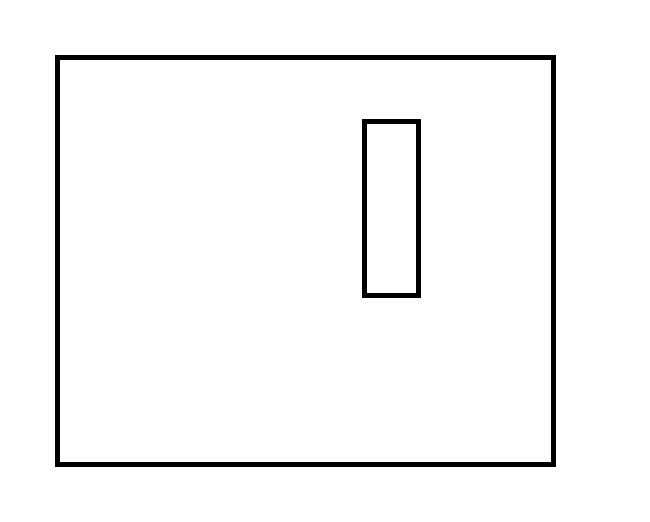
#> input picture legacy/shapeDetection/images/UZnbQ.png, 650 x 522 px; its folder holds only this picture in this run
$ python a.py
#> lines starting #> are read from the running program, lines starting #| are printed output that depends on the picture; after the words box and inside, x2 and y2 are one past the last pixel; in counts of white or black regions, pixels touching at a corner belong together
import numpy as np
import cv2, glob

i = 0
images_folder = glob.glob("images/*.png")
while (i < len(images_folder) and i >= 0):
    img_path = images_folder[i]
    print("Img path", img_path)
    image = cv2.imread(img_path)
#> image is the input picture: shape (522, 650, 3); 96.7% white; 2 black regions, box (x1, y1, x2, y2) and area: (55, 55, 556, 467) 9030, (362, 119, 421, 298) 2280

    orig = image.copy()
    gray = cv2.cvtColor(image, cv2.COLOR_BGR2GRAY) #GrayScaling
    gray = cv2.GaussianBlur(gray, (3, 3), 0) #Blurring
    edges = cv2.Canny(gray, 50, 200) #Edge detection
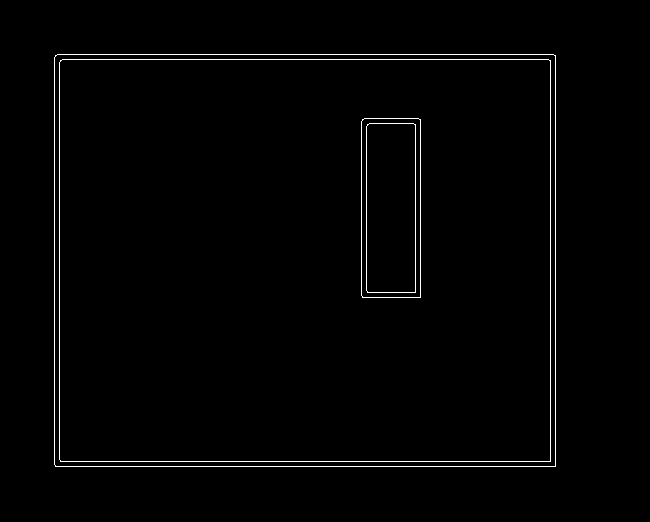
#> edges: shape (522, 650); 1.3% white in thin lines or dots, all inside (x1, y1, x2, y2) = (54, 54, 556, 467)

    # Finding and sorting contours based on contour area
    cnts = cv2.findContours(edges, cv2.RETR_LIST, cv2.CHAIN_APPROX_SIMPLE)
#> cnts = 8 contours; box (x1, y1, x2, y2) and area: (54, 54, 556, 467) 206405, (54, 54, 556, 467) 206403, (59, 59, 551, 462) 197375, (59, 59, 551, 462) 197373, (361, 118, 421, 298) 10554, (361, 118, 421, 298) 10552, (366, 123, 416, 293) 8274, (366, 123, 416, 293) 8272
    cnts = cnts[0] if len(cnts) == 2 else cnts[1]
    cnts = sorted(cnts, key = cv2.contourArea, reverse = True)[:6]
#> cnts = 6 contours; box (x1, y1, x2, y2) and area: (54, 54, 556, 467) 206405, (54, 54, 556, 467) 206403, (59, 59, 551, 462) 197375, (59, 59, 551, 462) 197373, (361, 118, 421, 298) 10554, (361, 118, 421, 298) 10552

    vertices = []
    for j, c in enumerate(cnts):
        if j == 0:
            # This is the largest contour
            # For overlapping case the largest one will be the only one contour
            peri = cv2.arcLength(cnts[j], True)
            approx = cv2.approxPolyDP(cnts[j], 0.02 * peri, True)
            vertices.append(approx)
        elif j < len(cnts) - 1:
            # Searches for any other inner contour
            # Also filters out close contours generated due to thick line
            if not np.isclose(cv2.contourArea(cnts[j]), cv2.contourArea(cnts[j+1]), atol=20000):
                peri = cv2.arcLength(cnts[j+1], True)
                approx = cv2.approxPolyDP(cnts[j+1], 0.02 * peri, True)
                vertices.append(approx)
#> this loop made 6 passes
#> (peri, approx) on passes 1, 4: (1823.7, [[55, 55], [55, 466], [555, 466], [555, 55]]), (473.7, [[364, 118], [361, 295], [420, 297], [420, 119]])
#> after the loop, vertices = 2 contours; box (x1, y1, x2, y2) and area: (55, 55, 556, 467) 205500, (361, 118, 421, 298) 10208

    if len(vertices) == 1:
        # This case is where there is only one contour (the overlapping case)
        # There are eight extreme points for two overlapping rectangles
        # The distinct rectangles are colored in 'green' and 'red'
        extLeft1 = tuple(vertices[0][vertices[0][:, :, 0].argmin()][0])
        extRight1 = tuple(vertices[0][vertices[0][:, :, 0].argmax()][0])
        extTop1 = tuple(vertices[0][vertices[0][:, :, 1].argmin()][0])
        extBot1 = tuple(vertices[0][vertices[0][:, :, 1].argmax()][0])
        mask = np.isin(vertices[0][:, :, 1], (extRight1, extLeft1, extTop1, extBot1))
        indices = np.where(mask)
        vertices = np.delete(vertices[0], indices, 0)
        extLeft2 = tuple(vertices[vertices[:, :, 0].argmin()][0])
        extRight2 = tuple(vertices[vertices[:, :, 0].argmax()][0])
        extTop2 = tuple(vertices[vertices[:, :, 1].argmin()][0])
        extBot2 = tuple(vertices[vertices[:, :, 1].argmax()][0])

        x, y, w, h = cv2.boundingRect(np.array([extLeft1, extLeft2, extRight1, extRight2]))
        cv2.rectangle(image, (x, y), (x + w, y + h), (0, 255, 0), 2)
        x, y, w, h = cv2.boundingRect(np.array([extTop1, extTop2, extBot1, extBot2]))
        cv2.rectangle(image, (x, y), (x + w, y + h), (0, 0, 255), 2)
    else:
        # This case is where there are inner rectangle (the embedded case)
        # The distinct rectangles are colored in 'green' and 'red'
        x, y, w, h = cv2.boundingRect(vertices[0])
#> x = 55; y = 55; w = 501; h = 412
        cv2.rectangle(image, (x, y), (x + w, y + h), (0, 255, 0), 2)
        x, y, w, h = cv2.boundingRect(vertices[1])
#> x = 361; y = 118; w = 60; h = 180
        cv2.rectangle(image, (x, y), (x + w, y + h), (0, 0, 255), 2)
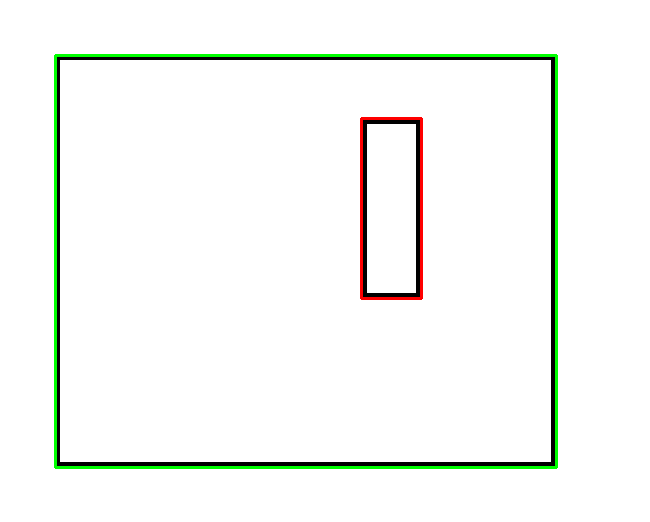
#> image: shape (522, 650, 3); mean B, G, R 243.7, 247.8, 244.8

    # Displaying the images with identified colored rectangles
    cv2.imshow("Input", orig)
    cv2.imshow("Contour", image)


    if cv2.waitKey(0) == ord('x'):
#> (key x is pressed here)
        i += 1
    elif cv2.waitKey(0) == ord('z'):
        i -= 1
    elif cv2.waitKey(0) == ord('q'):
        break

$ run again, on legacy/shapeDetection/images/aldDfd.png
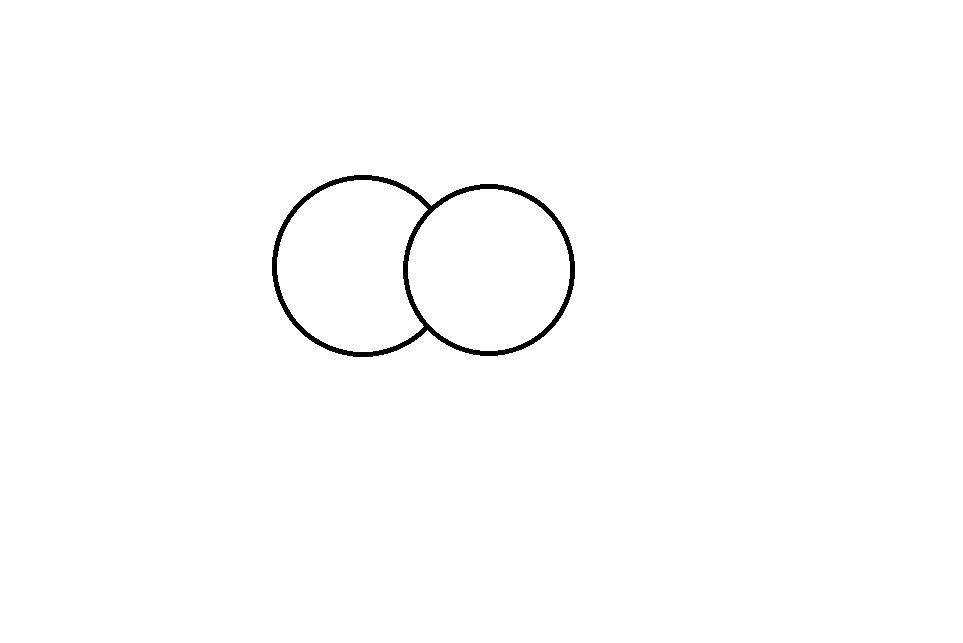
#> input picture legacy/shapeDetection/images/aldDfd.png, 963 x 643 px
#> image is the input picture: shape (643, 963, 3); 99.2% white; 1 black region, box (x1, y1, x2, y2) and area: (272, 175, 575, 357) 4711
#> `edges = cv2.Canny(gray, 50, 200)`:
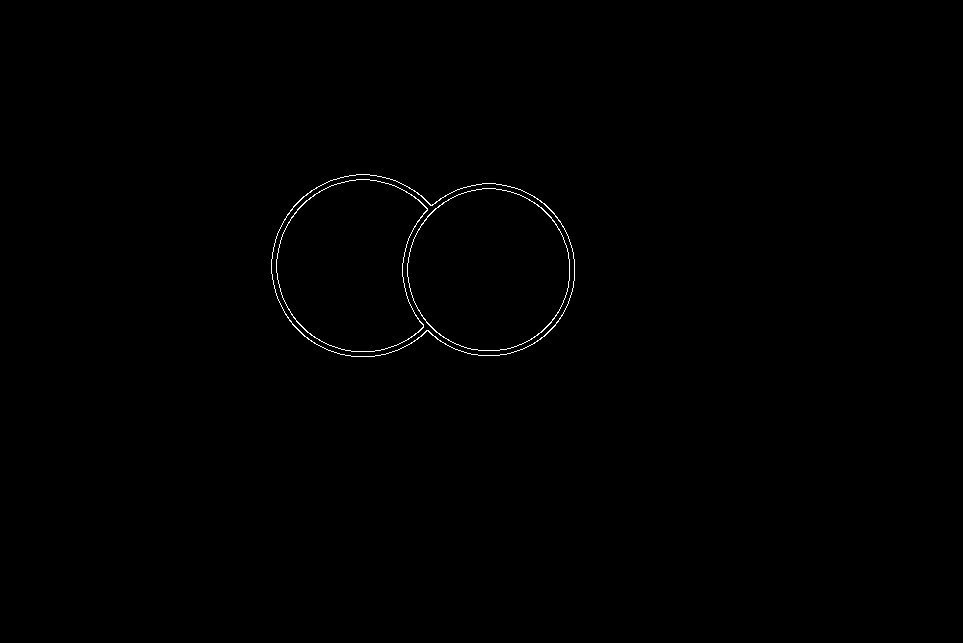
#> edges: shape (643, 963); 0.32% white in thin lines or dots, all inside (x1, y1, x2, y2) = (271, 174, 575, 357)
#> cnts = 6 contours; box (x1, y1, x2, y2) and area: (271, 174, 575, 357) 44913, (271, 174, 575, 357) 44793, (407, 188, 570, 351) 20646, (407, 188, 570, 351) 20572, (276, 179, 428, 352) 19572, (276, 179, 428, 352) 19495
#> the loop `for j, c in enumerate(cnts):` made 6 passes
#> peri on passes 1 to 2: 882.4, 537.9
#> after the loop `for j, c in enumerate(cnts):`: vertices = 2 contours; box (x1, y1, x2, y2) and area: (275, 177, 574, 357) 39698, (407, 188, 570, 351) 18794
#> `x, y, w, h = cv2.boundingRect(vertices[0])`: x = 275; y = 177; w = 299; h = 180
#> `x, y, w, h = cv2.boundingRect(vertices[1])`: x = 407; y = 188; w = 163
#> `cv2.rectangle(image, (x, y), (x + w, y + h), (0, 0, 255), 2)`:
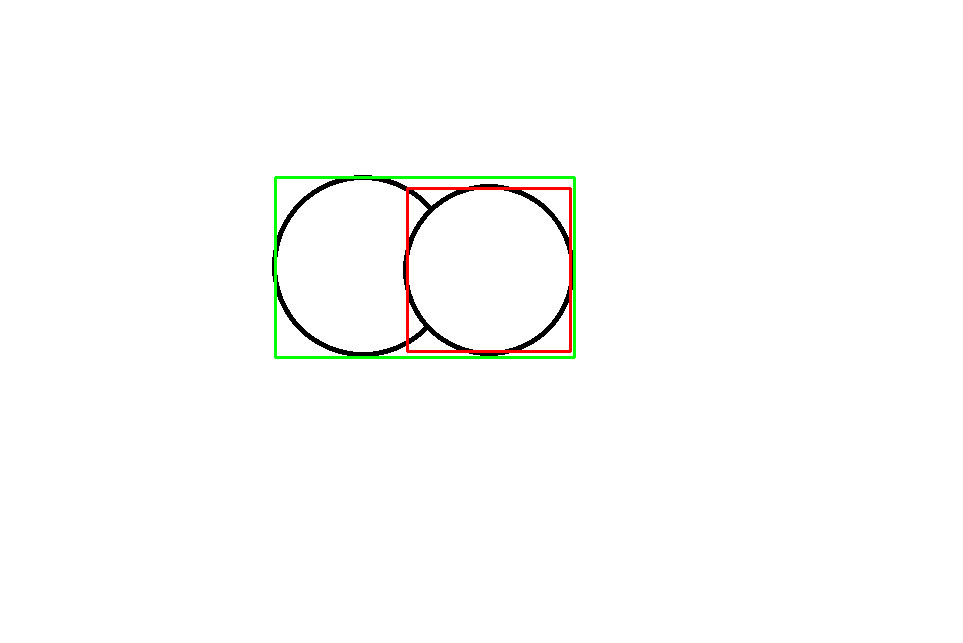
#> image: shape (643, 963, 3); mean B, G, R 251.5, 252.6, 252.3

$ run again, on legacy/shapeDetection/images/vslOds.png
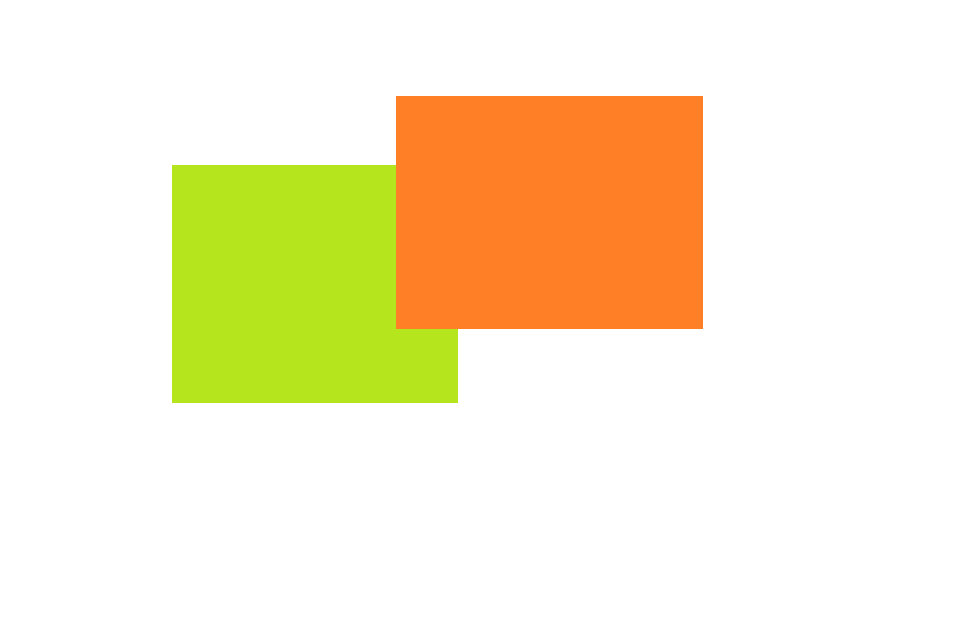
#> input picture legacy/shapeDetection/images/vslOds.png, 963 x 643 px
#> image is the input picture: shape (643, 963, 3); mean B, G, R 208.9, 237.9, 248.1
#> `edges = cv2.Canny(gray, 50, 200)`:
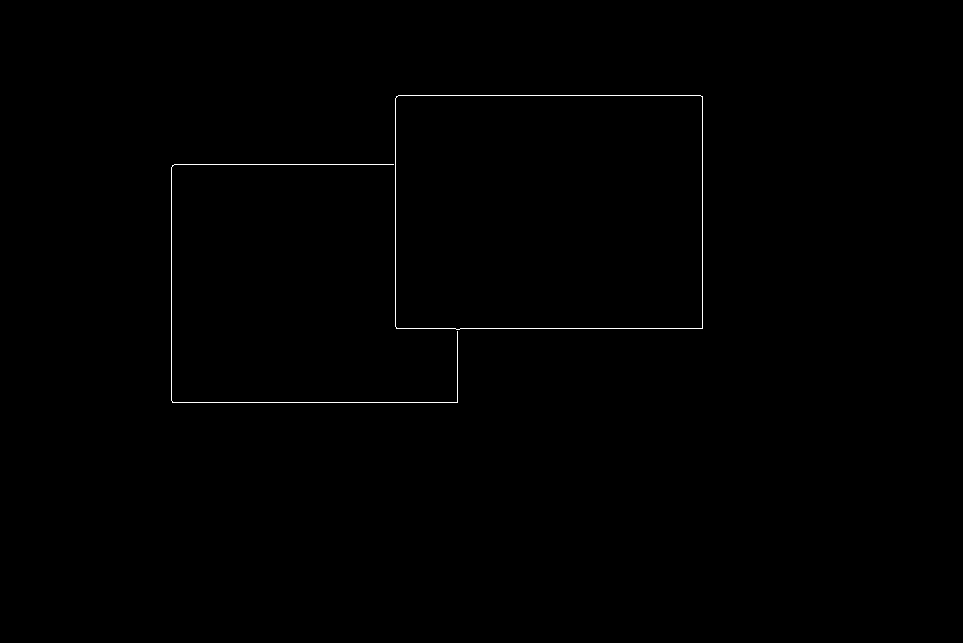
#> edges: shape (643, 963); 0.31% white in thin lines or dots, all inside (x1, y1, x2, y2) = (171, 95, 703, 403)
#> cnts = 3 contours, 1 with area under 20; largest, box (x1, y1, x2, y2) and area: (395, 95, 703, 330) 71528, (395, 95, 703, 330) 71526
#> the loop `for j, c in enumerate(cnts):` made 3 passes
#> (peri, approx) on pass 1: (1078.5, [[396, 96], [396, 328], [702, 328], [702, 96]])
#> after the loop `for j, c in enumerate(cnts):`: vertices = 2 contours; box (x1, y1, x2, y2) and area: (396, 96, 703, 329) 70992, (171, 164, 458, 403) 255
#> `x, y, w, h = cv2.boundingRect(vertices[0])`: x = 396; y = 96; w = 307; h = 233
#> `x, y, w, h = cv2.boundingRect(vertices[1])`: x = 171; y = 164; w = 287; h = 239
#> `cv2.rectangle(image, (x, y), (x + w, y + h), (0, 0, 255), 2)`:
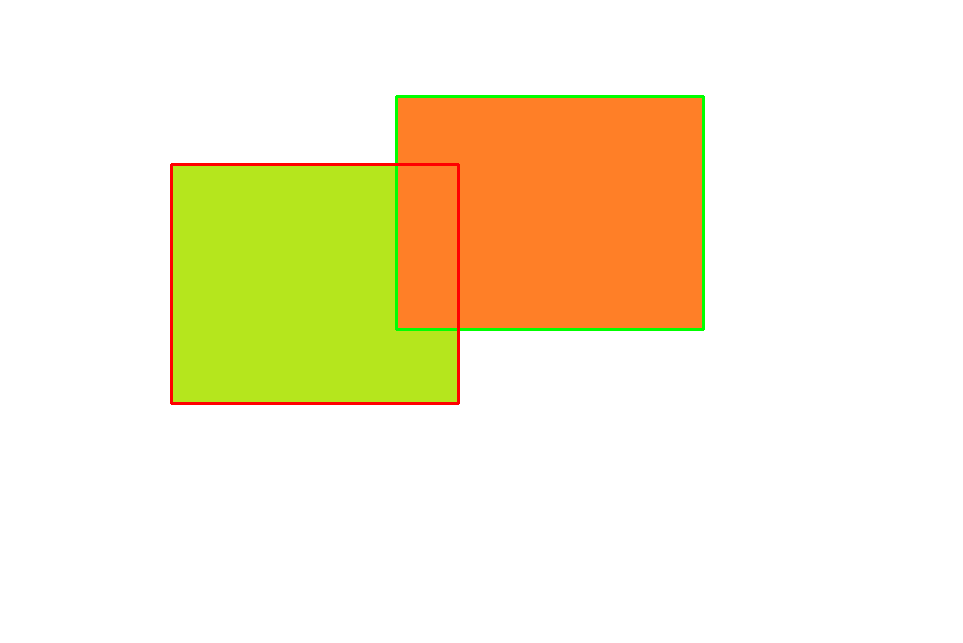
#> image: shape (643, 963, 3); mean B, G, R 207.5, 237.1, 246.9
